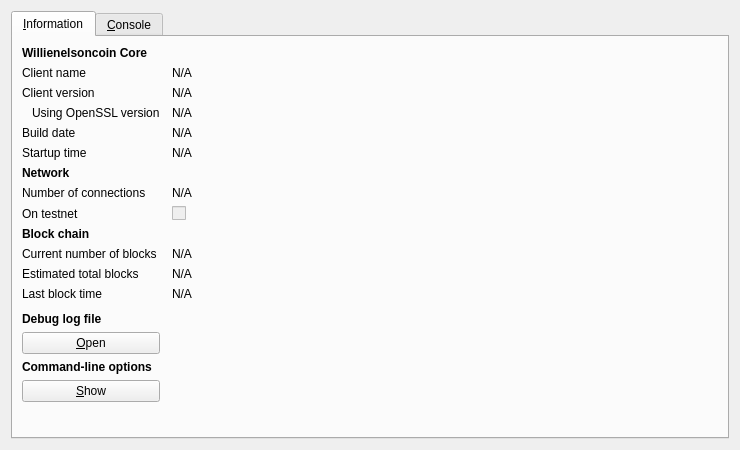
<?xml version="1.0" encoding="UTF-8"?>
<ui version="4.0">
 <class>RPCConsole</class>
 <widget class="QDialog" name="RPCConsole">
  <property name="geometry">
   <rect>
    <x>0</x>
    <y>0</y>
    <width>740</width>
    <height>450</height>
   </rect>
  </property>
  <property name="windowTitle">
   <string>Willienelsoncoin - Debug window</string>
  </property>
  <layout class="QVBoxLayout" name="verticalLayout_2">
   <item>
    <widget class="QTabWidget" name="tabWidget">
     <property name="currentIndex">
      <number>0</number>
     </property>
     <widget class="QWidget" name="tab_info">
      <attribute name="title">
       <string>&amp;Information</string>
      </attribute>
      <layout class="QGridLayout" name="gridLayout" columnstretch="0,1">
       <property name="horizontalSpacing">
        <number>12</number>
       </property>
       <item row="0" column="0">
        <widget class="QLabel" name="label_9">
         <property name="font">
          <font>
           <weight>75</weight>
           <bold>true</bold>
          </font>
         </property>
         <property name="text">
          <string>Willienelsoncoin Core</string>
         </property>
        </widget>
       </item>
       <item row="1" column="0">
        <widget class="QLabel" name="label_5">
         <property name="text">
          <string>Client name</string>
         </property>
        </widget>
       </item>
       <item row="1" column="1">
        <widget class="QLabel" name="clientName">
         <property name="cursor">
          <cursorShape>IBeamCursor</cursorShape>
         </property>
         <property name="text">
          <string>N/A</string>
         </property>
         <property name="textFormat">
          <enum>Qt::PlainText</enum>
         </property>
         <property name="textInteractionFlags">
          <set>Qt::LinksAccessibleByMouse|Qt::TextSelectableByKeyboard|Qt::TextSelectableByMouse</set>
         </property>
        </widget>
       </item>
       <item row="2" column="0">
        <widget class="QLabel" name="label_6">
         <property name="text">
          <string>Client version</string>
         </property>
        </widget>
       </item>
       <item row="2" column="1">
        <widget class="QLabel" name="clientVersion">
         <property name="cursor">
          <cursorShape>IBeamCursor</cursorShape>
         </property>
         <property name="text">
          <string>N/A</string>
         </property>
         <property name="textFormat">
          <enum>Qt::PlainText</enum>
         </property>
         <property name="textInteractionFlags">
          <set>Qt::LinksAccessibleByMouse|Qt::TextSelectableByKeyboard|Qt::TextSelectableByMouse</set>
         </property>
        </widget>
       </item>
       <item row="3" column="0">
        <widget class="QLabel" name="label_14">
         <property name="text">
          <string>Using OpenSSL version</string>
         </property>
         <property name="indent">
          <number>10</number>
         </property>
        </widget>
       </item>
       <item row="3" column="1">
        <widget class="QLabel" name="openSSLVersion">
         <property name="cursor">
          <cursorShape>IBeamCursor</cursorShape>
         </property>
         <property name="text">
          <string>N/A</string>
         </property>
         <property name="textFormat">
          <enum>Qt::PlainText</enum>
         </property>
         <property name="textInteractionFlags">
          <set>Qt::LinksAccessibleByMouse|Qt::TextSelectableByKeyboard|Qt::TextSelectableByMouse</set>
         </property>
        </widget>
       </item>
       <item row="4" column="0">
        <widget class="QLabel" name="label_12">
         <property name="text">
          <string>Build date</string>
         </property>
        </widget>
       </item>
       <item row="4" column="1">
        <widget class="QLabel" name="buildDate">
         <property name="cursor">
          <cursorShape>IBeamCursor</cursorShape>
         </property>
         <property name="text">
          <string>N/A</string>
         </property>
         <property name="textFormat">
          <enum>Qt::PlainText</enum>
         </property>
         <property name="textInteractionFlags">
          <set>Qt::LinksAccessibleByMouse|Qt::TextSelectableByKeyboard|Qt::TextSelectableByMouse</set>
         </property>
        </widget>
       </item>
       <item row="5" column="0">
        <widget class="QLabel" name="label_13">
         <property name="text">
          <string>Startup time</string>
         </property>
        </widget>
       </item>
       <item row="5" column="1">
        <widget class="QLabel" name="startupTime">
         <property name="cursor">
          <cursorShape>IBeamCursor</cursorShape>
         </property>
         <property name="text">
          <string>N/A</string>
         </property>
         <property name="textFormat">
          <enum>Qt::PlainText</enum>
         </property>
         <property name="textInteractionFlags">
          <set>Qt::LinksAccessibleByMouse|Qt::TextSelectableByKeyboard|Qt::TextSelectableByMouse</set>
         </property>
        </widget>
       </item>
       <item row="6" column="0">
        <widget class="QLabel" name="label_11">
         <property name="font">
          <font>
           <weight>75</weight>
           <bold>true</bold>
          </font>
         </property>
         <property name="text">
          <string>Network</string>
         </property>
        </widget>
       </item>
       <item row="7" column="0">
        <widget class="QLabel" name="label_7">
         <property name="text">
          <string>Number of connections</string>
         </property>
        </widget>
       </item>
       <item row="7" column="1">
        <widget class="QLabel" name="numberOfConnections">
         <property name="cursor">
          <cursorShape>IBeamCursor</cursorShape>
         </property>
         <property name="text">
          <string>N/A</string>
         </property>
         <property name="textFormat">
          <enum>Qt::PlainText</enum>
         </property>
         <property name="textInteractionFlags">
          <set>Qt::LinksAccessibleByMouse|Qt::TextSelectableByKeyboard|Qt::TextSelectableByMouse</set>
         </property>
        </widget>
       </item>
       <item row="8" column="0">
        <widget class="QLabel" name="label_8">
         <property name="text">
          <string>On testnet</string>
         </property>
        </widget>
       </item>
       <item row="8" column="1">
        <widget class="QCheckBox" name="isTestNet">
         <property name="enabled">
          <bool>false</bool>
         </property>
         <property name="text">
          <string/>
         </property>
        </widget>
       </item>
       <item row="9" column="0">
        <widget class="QLabel" name="label_10">
         <property name="font">
          <font>
           <weight>75</weight>
           <bold>true</bold>
          </font>
         </property>
         <property name="text">
          <string>Block chain</string>
         </property>
        </widget>
       </item>
       <item row="10" column="0">
        <widget class="QLabel" name="label_3">
         <property name="text">
          <string>Current number of blocks</string>
         </property>
        </widget>
       </item>
       <item row="10" column="1">
        <widget class="QLabel" name="numberOfBlocks">
         <property name="cursor">
          <cursorShape>IBeamCursor</cursorShape>
         </property>
         <property name="text">
          <string>N/A</string>
         </property>
         <property name="textFormat">
          <enum>Qt::PlainText</enum>
         </property>
         <property name="textInteractionFlags">
          <set>Qt::LinksAccessibleByMouse|Qt::TextSelectableByKeyboard|Qt::TextSelectableByMouse</set>
         </property>
        </widget>
       </item>
       <item row="11" column="0">
        <widget class="QLabel" name="label_4">
         <property name="text">
          <string>Estimated total blocks</string>
         </property>
        </widget>
       </item>
       <item row="11" column="1">
        <widget class="QLabel" name="totalBlocks">
         <property name="cursor">
          <cursorShape>IBeamCursor</cursorShape>
         </property>
         <property name="text">
          <string>N/A</string>
         </property>
         <property name="textFormat">
          <enum>Qt::PlainText</enum>
         </property>
         <property name="textInteractionFlags">
          <set>Qt::LinksAccessibleByMouse|Qt::TextSelectableByKeyboard|Qt::TextSelectableByMouse</set>
         </property>
        </widget>
       </item>
       <item row="12" column="0">
        <widget class="QLabel" name="label_2">
         <property name="text">
          <string>Last block time</string>
         </property>
        </widget>
       </item>
       <item row="12" column="1">
        <widget class="QLabel" name="lastBlockTime">
         <property name="cursor">
          <cursorShape>IBeamCursor</cursorShape>
         </property>
         <property name="text">
          <string>N/A</string>
         </property>
         <property name="textFormat">
          <enum>Qt::PlainText</enum>
         </property>
         <property name="textInteractionFlags">
          <set>Qt::LinksAccessibleByMouse|Qt::TextSelectableByKeyboard|Qt::TextSelectableByMouse</set>
         </property>
        </widget>
       </item>
       <item row="13" column="0">
        <spacer name="verticalSpacer_2">
         <property name="orientation">
          <enum>Qt::Vertical</enum>
         </property>
         <property name="sizeHint" stdset="0">
          <size>
           <width>20</width>
           <height>20</height>
          </size>
         </property>
        </spacer>
       </item>
       <item row="14" column="0">
        <widget class="QLabel" name="labelDebugLogfile">
         <property name="font">
          <font>
           <weight>75</weight>
           <bold>true</bold>
          </font>
         </property>
         <property name="text">
          <string>Debug log file</string>
         </property>
        </widget>
       </item>
       <item row="15" column="0">
        <widget class="QPushButton" name="openDebugLogfileButton">
         <property name="toolTip">
          <string>Open the Willienelsoncoin debug log file from the current data directory. This can take a few seconds for large log files.</string>
         </property>
         <property name="text">
          <string>&amp;Open</string>
         </property>
         <property name="autoDefault">
          <bool>false</bool>
         </property>
        </widget>
       </item>
       <item row="16" column="0">
        <widget class="QLabel" name="labelCLOptions">
         <property name="font">
          <font>
           <weight>75</weight>
           <bold>true</bold>
          </font>
         </property>
         <property name="text">
          <string>Command-line options</string>
         </property>
        </widget>
       </item>
       <item row="17" column="0">
        <widget class="QPushButton" name="showCLOptionsButton">
         <property name="toolTip">
          <string>Show the Willienelsoncoin-Qt help message to get a list with possible Willienelsoncoin command-line options.</string>
         </property>
         <property name="text">
          <string>&amp;Show</string>
         </property>
         <property name="autoDefault">
          <bool>false</bool>
         </property>
        </widget>
       </item>
       <item row="18" column="0">
        <spacer name="verticalSpacer">
         <property name="orientation">
          <enum>Qt::Vertical</enum>
         </property>
         <property name="sizeHint" stdset="0">
          <size>
           <width>20</width>
           <height>40</height>
          </size>
         </property>
        </spacer>
       </item>
      </layout>
     </widget>
     <widget class="QWidget" name="tab_console">
      <attribute name="title">
       <string>&amp;Console</string>
      </attribute>
      <layout class="QVBoxLayout" name="verticalLayout_3">
       <property name="spacing">
        <number>3</number>
       </property>
       <item>
        <widget class="QTextEdit" name="messagesWidget">
         <property name="minimumSize">
          <size>
           <width>0</width>
           <height>100</height>
          </size>
         </property>
         <property name="readOnly">
          <bool>true</bool>
         </property>
         <property name="tabKeyNavigation" stdset="0">
          <bool>false</bool>
         </property>
         <property name="columnCount" stdset="0">
          <number>2</number>
         </property>
        </widget>
       </item>
       <item>
        <layout class="QHBoxLayout" name="horizontalLayout">
         <property name="spacing">
          <number>3</number>
         </property>
         <item>
          <widget class="QLabel" name="label">
           <property name="text">
            <string notr="true">&gt;</string>
           </property>
          </widget>
         </item>
         <item>
          <widget class="QLineEdit" name="lineEdit"/>
         </item>
         <item>
          <widget class="QPushButton" name="clearButton">
           <property name="maximumSize">
            <size>
             <width>24</width>
             <height>24</height>
            </size>
           </property>
           <property name="toolTip">
            <string>Clear console</string>
           </property>
           <property name="text">
            <string/>
           </property>
           <property name="icon">
            <iconset resource="../bitcoin.qrc">
             <normaloff>:/icons/remove</normaloff>:/icons/remove</iconset>
           </property>
           <property name="shortcut">
            <string notr="true">Ctrl+L</string>
           </property>
           <property name="autoDefault">
            <bool>false</bool>
           </property>
          </widget>
         </item>
        </layout>
       </item>
      </layout>
     </widget>
    </widget>
   </item>
  </layout>
 </widget>
 <resources>
  <include location="../bitcoin.qrc"/>
 </resources>
 <connections/>
</ui>
